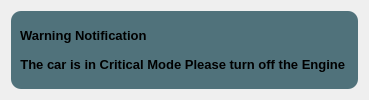
        <widget class="QCustomSlideMenu" name="CriticalModeNotification" native="true">
         <layout class="QVBoxLayout" name="verticalLayout_22">
          <item>
           <widget class="QCustomSlideMenu" name="CriticalModeSubNotification" native="true">
            <property name="styleSheet">
             <string notr="true">background-color:#50727B; border-radius:10px;</string>
            </property>
            <layout class="QVBoxLayout" name="verticalLayout_23">
             <item>
              <widget class="QFrame" name="frame_9">
               <property name="frameShape">
                <enum>QFrame::StyledPanel</enum>
               </property>
               <property name="frameShadow">
                <enum>QFrame::Raised</enum>
               </property>
               <layout class="QVBoxLayout" name="verticalLayout_24">
                <property name="spacing">
                 <number>0</number>
                </property>
                <property name="leftMargin">
                 <number>0</number>
                </property>
                <property name="topMargin">
                 <number>0</number>
                </property>
                <property name="rightMargin">
                 <number>0</number>
                </property>
                <property name="bottomMargin">
                 <number>0</number>
                </property>
                <item>
                 <widget class="QLabel" name="label_9">
                  <property name="font">
                   <font>
                    <pointsize>10</pointsize>
                    <weight>75</weight>
                    <bold>true</bold>
                   </font>
                  </property>
                  <property name="text">
                   <string>Warning Notification</string>
                  </property>
                 </widget>
                </item>
                <item>
                 <widget class="QLabel" name="label_10">
                  <property name="font">
                   <font>
                    <pointsize>10</pointsize>
                    <weight>75</weight>
                    <bold>true</bold>
                   </font>
                  </property>
                  <property name="text">
                   <string>&lt;html&gt;&lt;head/&gt;&lt;body&gt;&lt;p&gt;The car is in Critical Mode Please turn off the Engine &lt;/p&gt;&lt;/body&gt;&lt;/html&gt;</string>
                  </property>
                  <property name="alignment">
                   <set>Qt::AlignCenter</set>
                  </property>
                 </widget>
                </item>
               </layout>
              </widget>
             </item>
            </layout>
           </widget>
          </item>
         </layout>
        </widget>
